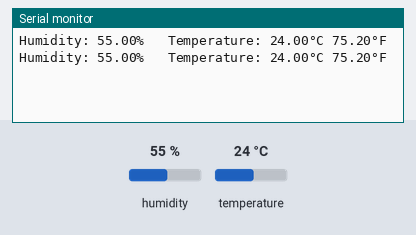
Bench run of a sketch on a simulated Arduino Uno, built with avr-gcc and run on an emulated ATmega328P. On the bench: the last lines printed to the serial monitor. The test bench sets the inputs (shaded band); at power-on: humidity 55 %, temperature 24 °C.

Above: at 4.8 s.
4.9 s: humidity set to 22 %
At 7.4 s:
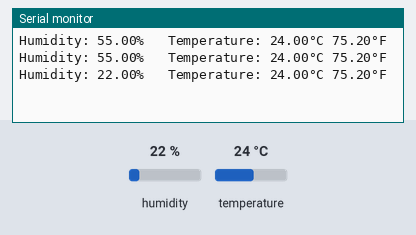
7.9 s: temperature set to 12 °C
At 8.6 s:
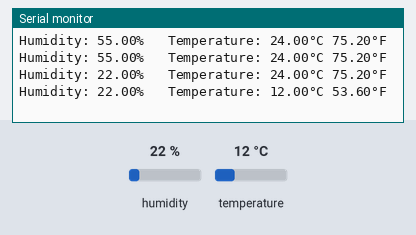
10.9 s: humidity set to 40 %
At 13.5 s:
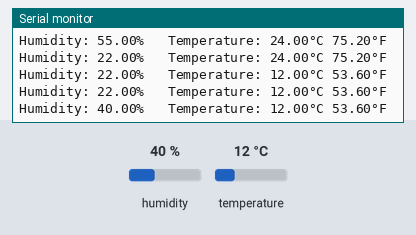
Timing chart, 0 to 15.0 s (numbered marks = the images above; inputs shaded):
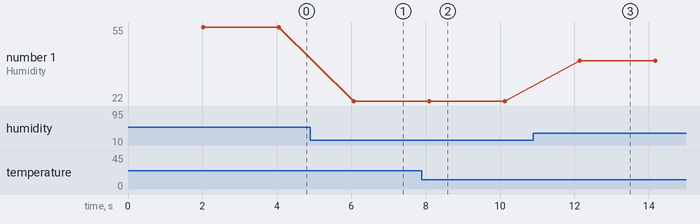

The sketch:

DHTtester.ino
```cpp
#include "DHT.h"

#define DHTPIN 2     // Digital pin connected to the DHT sensor

#define DHTTYPE DHT11 //sets DHT type to 11

// Connect pin 1 (on the left) of the sensor to +5V
// NOTE: If using a board with 3.3V logic like an Arduino Due connect pin 1
// to 3.3V instead of 5V!
// Connect pin 2 of the sensor to whatever your DHTPIN is
// Connect pin 3 (on the right) of the sensor to GROUND (if your sensor has 3 pins)
// Connect pin 4 (on the right) of the sensor to GROUND and leave the pin 3 EMPTY (if your sensor has 4 pins)
// Connect a 10K resistor from pin 2 (data) to pin 1 (power) of the sensor

DHT dht(DHTPIN, DHTTYPE); //makes an object

void setup() {
  Serial.begin(9600);

  dht.begin();
}

void loop() {
  // Wait a few seconds between measurements.
  delay(2000);

  // Reading temperature or humidity takes about 250 milliseconds!
  // Sensor readings may also be up to 2 seconds 'old' (its a very slow sensor)
  float h = dht.readHumidity();
  // Read temperature as Celsius (the default)
  float t = dht.readTemperature();
  // Read temperature as Fahrenheit (isFahrenheit = true)
  float f = dht.readTemperature(true);

  //Humidity
  Serial.print("Humidity: ");
  Serial.print(h);
  Serial.print("% ");

  //Temparute
  Serial.print("  Temperature: ");
  Serial.print(t);
  Serial.print("°C ");
  Serial.print(f);
  Serial.println("°F");
}
```

Measured:
- after the input at 4.9 s, the serial monitor: prints a new line after 1.2 s (image 1)
- after the input at 7.9 s, the serial monitor: prints a new line after 0.20 s (image 2)
- after the input at 10.9 s, the serial monitor: prints a new line after 1.2 s (image 3)
- plotted number 1: 55 → 22 after the input at 4.9 s, 22 → 40 after the input at 10.9 s
